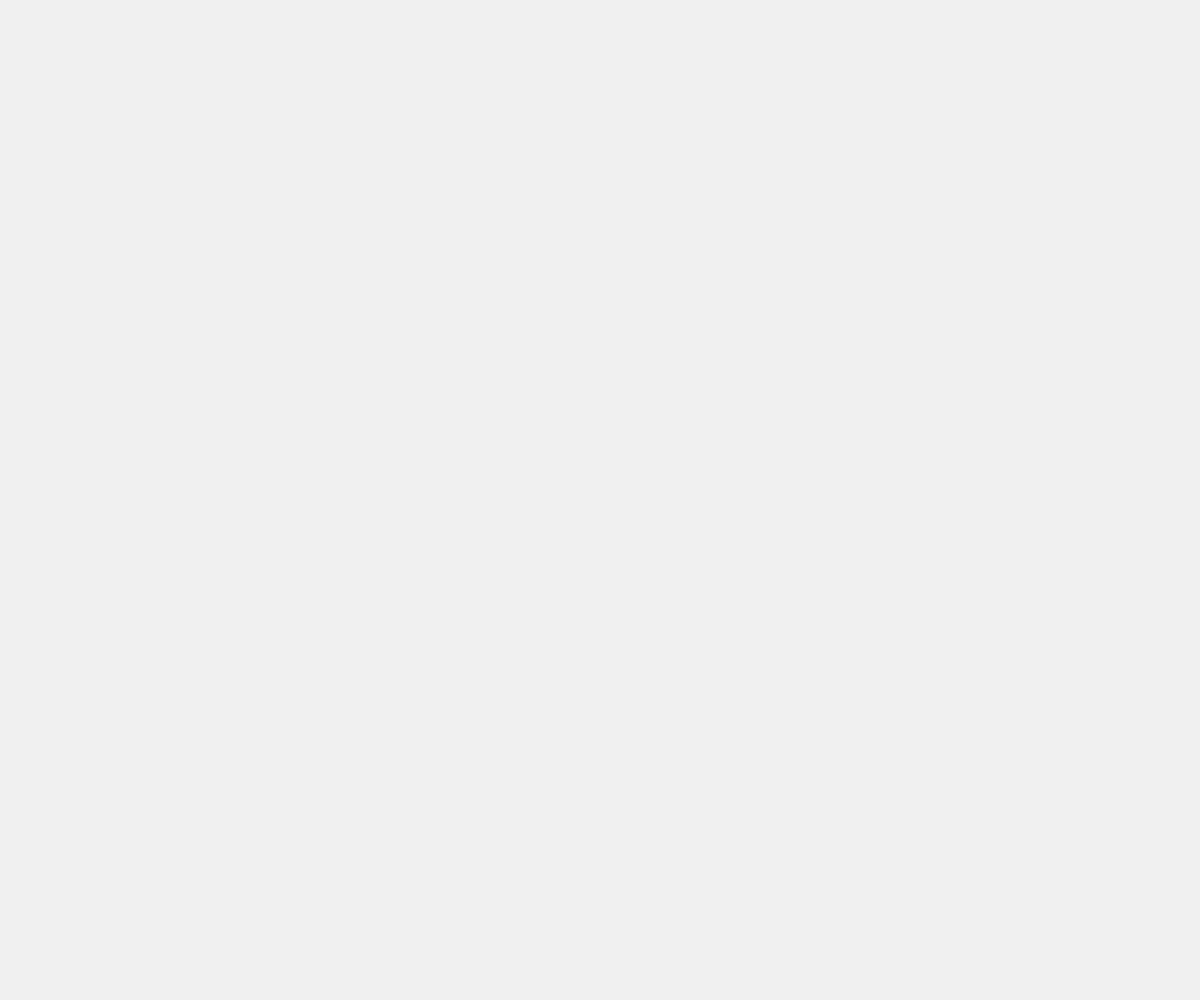
Frame 1 (no input)
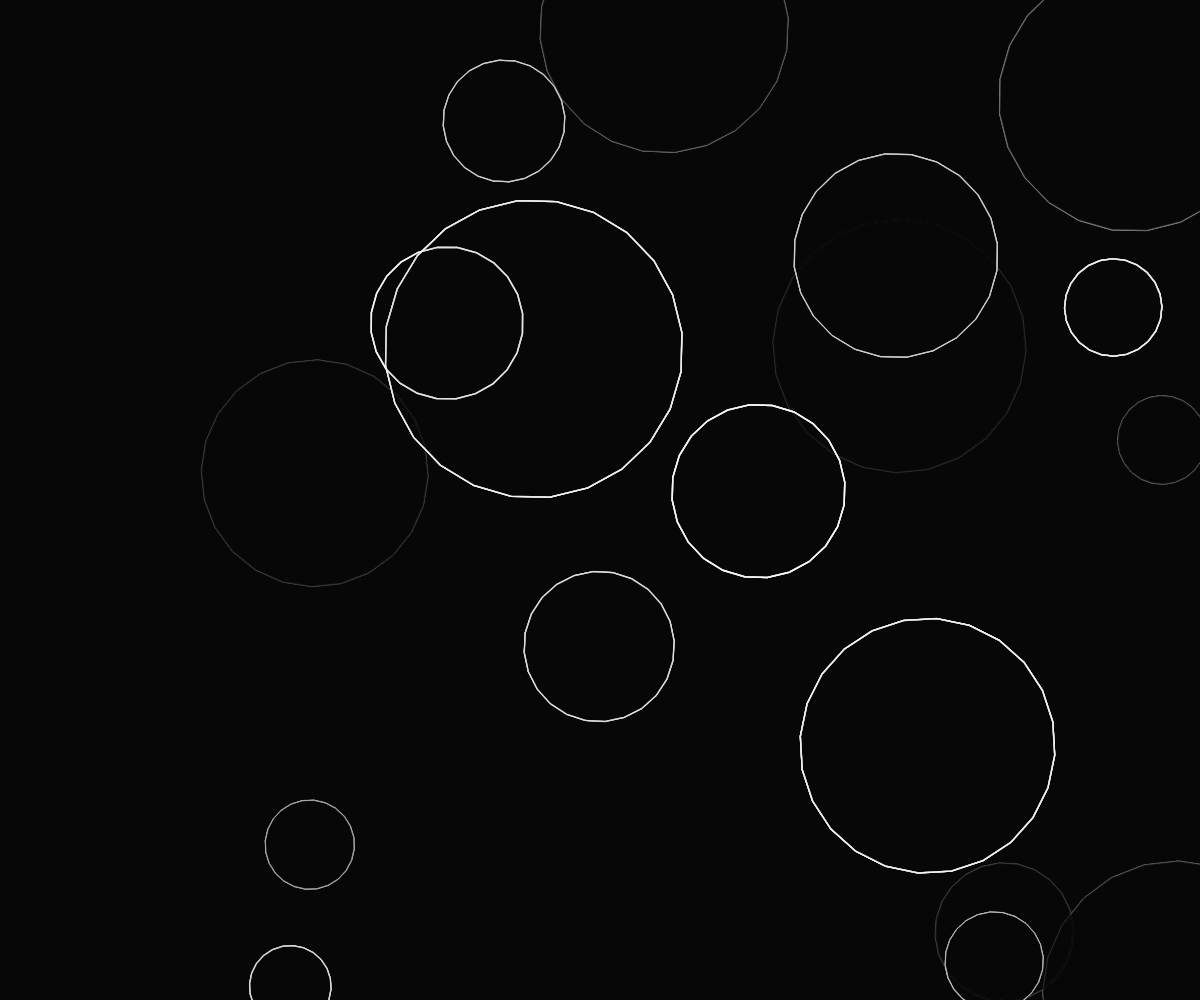
Frame 60 (no input)
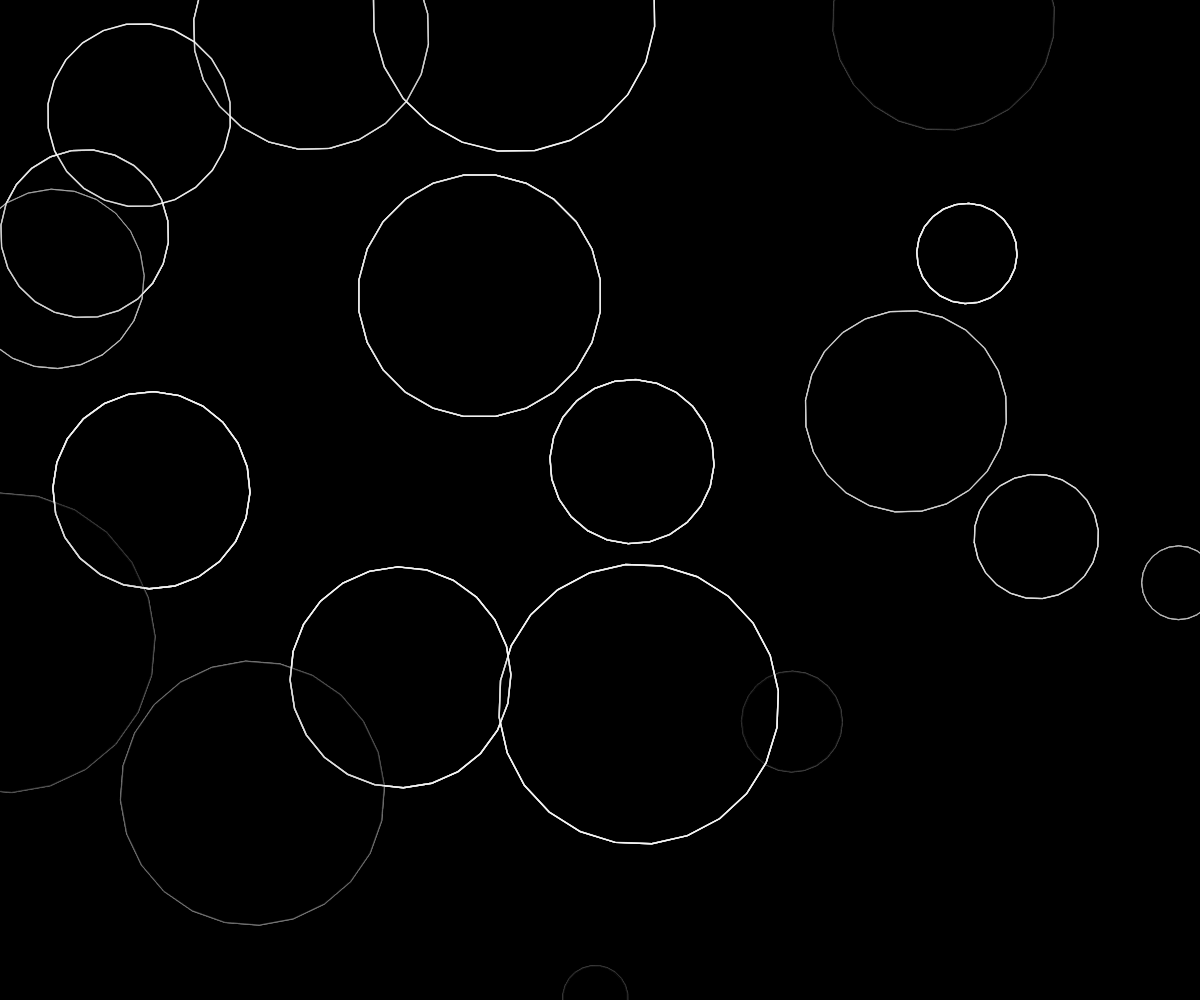
Frame 120 (the mouse pressed at the canvas centre since frame 60)

The p5.js sketch that drew these frames (run headless with seeded random() and noise() and a simulated clock; from frame 60 on, the mouse is pressed at the canvas centre):

// p5.js sketch
// ── sketch.js
let lines = [];
let maxLines = 500;
let fadeRate = 0.02;

function setup() {
  createCanvas(windowWidth, windowHeight);
  stroke(255, 255, 255, 200);
  strokeWeight(1);
  noFill();
}

function draw() {
  // Fade the background slightly each frame for trail effect
  fill(0, 15);
  noStroke();
  rect(0, 0, width, height);
  
  // Generate a new arc at a random position
  if (lines.length < maxLines && random() < 0.3) {
    let x = random(width);
    let y = random(height);
    let radius = random(30, 150);
    let angle = random(TWO_PI);
    
    lines.push({
      x: x,
      y: y,
      radius: radius,
      angle: angle,
      alpha: 1
    });
  }
  
  // Draw all lines with current properties
  for (let i = lines.length - 1; i >= 0; i--) {
    let line = lines[i];
    
    // Fade the line
    line.alpha -= fadeRate * random(0.5, 1.5);
    
    if (line.alpha <= 0 || line.alpha > 1) {
      // Remove faded lines
      lines.splice(i, 1);
      continue;
    }
    
    stroke(255, 255, 255, line.alpha * 200);
    strokeWeight(line.alpha * 1.5);
    
    beginShape();
    for (let theta = 0; theta < TWO_PI; theta += PI / 12) {
      let nx = line.x + line.radius * cos(theta + line.angle);
      let ny = line.y + line.radius * sin(theta + line.angle);
      vertex(nx, ny);
    }
    endShape();
  }
}

function mousePressed() {
  lines = [];
  fill(0);
  noStroke();
  rect(0, 0, width, height);
}

function windowResized() {
  resizeCanvas(windowWidth, windowHeight);
}
